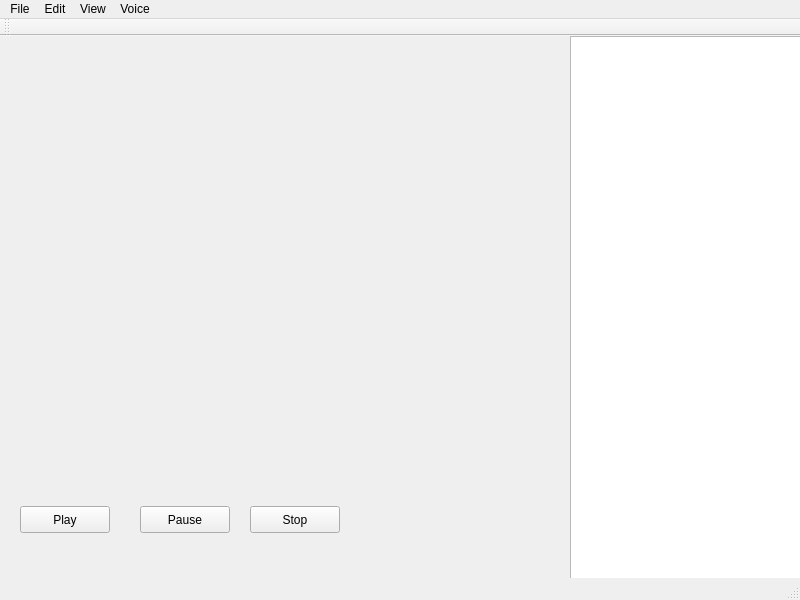
<?xml version="1.0" encoding="UTF-8"?>
<ui version="4.0">
 <class>Player</class>
 <widget class="QMainWindow" name="Player">
  <property name="geometry">
   <rect>
    <x>0</x>
    <y>0</y>
    <width>800</width>
    <height>600</height>
   </rect>
  </property>
  <property name="windowTitle">
   <string>MultiMedia Player</string>
  </property>
  <property name="windowIcon">
   <iconset>
    <normaloff>../test/1.png</normaloff>../test/1.png</iconset>
  </property>
  <property name="documentMode">
   <bool>false</bool>
  </property>
  <widget class="QWidget" name="centralwidget">
   <widget class="QPushButton" name="pbPlay">
    <property name="geometry">
     <rect>
      <x>20</x>
      <y>470</y>
      <width>90</width>
      <height>27</height>
     </rect>
    </property>
    <property name="text">
     <string>Play</string>
    </property>
    <property name="icon">
     <iconset>
      <normaloff>../test/1.png</normaloff>../test/1.png</iconset>
    </property>
    <property name="iconSize">
     <size>
      <width>20</width>
      <height>20</height>
     </size>
    </property>
   </widget>
   <widget class="QPushButton" name="pbPause">
    <property name="geometry">
     <rect>
      <x>140</x>
      <y>470</y>
      <width>90</width>
      <height>27</height>
     </rect>
    </property>
    <property name="text">
     <string>Pause</string>
    </property>
   </widget>
   <widget class="QPushButton" name="pbStop">
    <property name="geometry">
     <rect>
      <x>250</x>
      <y>470</y>
      <width>90</width>
      <height>27</height>
     </rect>
    </property>
    <property name="text">
     <string>Stop</string>
    </property>
   </widget>
   <widget class="QListView" name="lvPlayList">
    <property name="geometry">
     <rect>
      <x>570</x>
      <y>0</y>
      <width>231</width>
      <height>561</height>
     </rect>
    </property>
   </widget>
   <widget class="Phonon::VolumeSlider" name="volumeSlider">
    <property name="geometry">
     <rect>
      <x>350</x>
      <y>470</y>
      <width>120</width>
      <height>32</height>
     </rect>
    </property>
   </widget>
  </widget>
  <widget class="QMenuBar" name="menubar">
   <property name="geometry">
    <rect>
     <x>0</x>
     <y>0</y>
     <width>800</width>
     <height>26</height>
    </rect>
   </property>
   <widget class="QMenu" name="menu">
    <property name="title">
     <string>File</string>
    </property>
    <addaction name="actionOpen"/>
    <addaction name="separator"/>
    <addaction name="actionOpen_URI"/>
    <addaction name="separator"/>
    <addaction name="actionAttribute"/>
    <addaction name="separator"/>
    <addaction name="actionExit"/>
   </widget>
   <widget class="QMenu" name="menuEdit">
    <property name="title">
     <string>Edit</string>
    </property>
    <addaction name="actionScreenshot"/>
    <addaction name="separator"/>
    <addaction name="actionClear_play_list"/>
   </widget>
   <widget class="QMenu" name="menuSearch">
    <property name="title">
     <string>View</string>
    </property>
    <addaction name="actionFull_screen"/>
    <addaction name="separator"/>
    <addaction name="actionNormal_screen"/>
    <addaction name="separator"/>
    <addaction name="actionHide_play_list"/>
    <addaction name="separator"/>
    <addaction name="actionShow_lrc_2"/>
   </widget>
   <widget class="QMenu" name="menuVoice">
    <property name="title">
     <string>Voice</string>
    </property>
    <addaction name="actionTurn_up"/>
    <addaction name="separator"/>
    <addaction name="actionTurn_down"/>
   </widget>
   <addaction name="menu"/>
   <addaction name="menuEdit"/>
   <addaction name="menuSearch"/>
   <addaction name="menuVoice"/>
  </widget>
  <widget class="QStatusBar" name="statusbar"/>
  <widget class="QToolBar" name="toolBar">
   <property name="windowTitle">
    <string>toolBar</string>
   </property>
   <attribute name="toolBarArea">
    <enum>TopToolBarArea</enum>
   </attribute>
   <attribute name="toolBarBreak">
    <bool>false</bool>
   </attribute>
  </widget>
  <action name="actionOpen">
   <property name="text">
    <string>Open</string>
   </property>
  </action>
  <action name="actionOpen_URI">
   <property name="text">
    <string>Open URI</string>
   </property>
  </action>
  <action name="actionAttribute">
   <property name="text">
    <string>Attribute</string>
   </property>
  </action>
  <action name="actionExit">
   <property name="text">
    <string>Exit</string>
   </property>
  </action>
  <action name="actionScreenshot">
   <property name="text">
    <string>Screenshot</string>
   </property>
  </action>
  <action name="actionClear_play_list">
   <property name="text">
    <string>Clear play-list</string>
   </property>
  </action>
  <action name="actionFull_screen">
   <property name="text">
    <string>Full screen</string>
   </property>
  </action>
  <action name="actionNormal_screen">
   <property name="text">
    <string>Default screen</string>
   </property>
  </action>
  <action name="actionTurn_up">
   <property name="text">
    <string>turn up</string>
   </property>
  </action>
  <action name="actionTurn_down">
   <property name="text">
    <string>turn down</string>
   </property>
  </action>
  <action name="actionHide_play_list">
   <property name="text">
    <string>Hide play-list</string>
   </property>
  </action>
  <action name="actionShow_lrc">
   <property name="text">
    <string>show lrc</string>
   </property>
  </action>
  <action name="actionShow_lrc_2">
   <property name="text">
    <string>show lrc</string>
   </property>
  </action>
 </widget>
 <customwidgets>
  <customwidget>
   <class>Phonon::VolumeSlider</class>
   <extends>QWidget</extends>
   <header location="global">phonon/volumeslider.h</header>
  </customwidget>
 </customwidgets>
 <resources/>
 <connections>
  <connection>
   <sender>pbPlay</sender>
   <signal>clicked()</signal>
   <receiver>Player</receiver>
   <slot>on_pbPlay_clicked()</slot>
   <hints>
    <hint type="sourcelabel">
     <x>64</x>
     <y>508</y>
    </hint>
    <hint type="destinationlabel">
     <x>399</x>
     <y>299</y>
    </hint>
   </hints>
  </connection>
  <connection>
   <sender>pbPause</sender>
   <signal>clicked()</signal>
   <receiver>Player</receiver>
   <slot>on_pbPause_clicked()</slot>
   <hints>
    <hint type="sourcelabel">
     <x>184</x>
     <y>508</y>
    </hint>
    <hint type="destinationlabel">
     <x>399</x>
     <y>299</y>
    </hint>
   </hints>
  </connection>
  <connection>
   <sender>pbStop</sender>
   <signal>clicked()</signal>
   <receiver>Player</receiver>
   <slot>on_pbStop_clicked()</slot>
   <hints>
    <hint type="sourcelabel">
     <x>294</x>
     <y>508</y>
    </hint>
    <hint type="destinationlabel">
     <x>399</x>
     <y>299</y>
    </hint>
   </hints>
  </connection>
  <connection>
   <sender>actionClear_play_list</sender>
   <signal>triggered(bool)</signal>
   <receiver>Player</receiver>
   <slot>clearPlayList()</slot>
   <hints>
    <hint type="sourcelabel">
     <x>-1</x>
     <y>-1</y>
    </hint>
    <hint type="destinationlabel">
     <x>399</x>
     <y>299</y>
    </hint>
   </hints>
  </connection>
  <connection>
   <sender>actionScreenshot</sender>
   <signal>triggered(bool)</signal>
   <receiver>Player</receiver>
   <slot>myGrabWindow()</slot>
   <hints>
    <hint type="sourcelabel">
     <x>-1</x>
     <y>-1</y>
    </hint>
    <hint type="destinationlabel">
     <x>399</x>
     <y>299</y>
    </hint>
   </hints>
  </connection>
  <connection>
   <sender>actionTurn_down</sender>
   <signal>triggered(bool)</signal>
   <receiver>Player</receiver>
   <slot>decSound()</slot>
   <hints>
    <hint type="sourcelabel">
     <x>-1</x>
     <y>-1</y>
    </hint>
    <hint type="destinationlabel">
     <x>399</x>
     <y>299</y>
    </hint>
   </hints>
  </connection>
  <connection>
   <sender>actionExit</sender>
   <signal>triggered(bool)</signal>
   <receiver>Player</receiver>
   <slot>close()</slot>
   <hints>
    <hint type="sourcelabel">
     <x>-1</x>
     <y>-1</y>
    </hint>
    <hint type="destinationlabel">
     <x>399</x>
     <y>299</y>
    </hint>
   </hints>
  </connection>
  <connection>
   <sender>actionFull_screen</sender>
   <signal>triggered(bool)</signal>
   <receiver>Player</receiver>
   <slot>fullNormalScreen()</slot>
   <hints>
    <hint type="sourcelabel">
     <x>-1</x>
     <y>-1</y>
    </hint>
    <hint type="destinationlabel">
     <x>399</x>
     <y>299</y>
    </hint>
   </hints>
  </connection>
  <connection>
   <sender>actionTurn_up</sender>
   <signal>triggered(bool)</signal>
   <receiver>Player</receiver>
   <slot>incSound()</slot>
   <hints>
    <hint type="sourcelabel">
     <x>-1</x>
     <y>-1</y>
    </hint>
    <hint type="destinationlabel">
     <x>399</x>
     <y>299</y>
    </hint>
   </hints>
  </connection>
  <connection>
   <sender>actionNormal_screen</sender>
   <signal>triggered(bool)</signal>
   <receiver>Player</receiver>
   <slot>fullNormalScreen()</slot>
   <hints>
    <hint type="sourcelabel">
     <x>-1</x>
     <y>-1</y>
    </hint>
    <hint type="destinationlabel">
     <x>399</x>
     <y>299</y>
    </hint>
   </hints>
  </connection>
  <connection>
   <sender>actionNormal_screen</sender>
   <signal>triggered(bool)</signal>
   <receiver>Player</receiver>
   <slot>showNormal()</slot>
   <hints>
    <hint type="sourcelabel">
     <x>-1</x>
     <y>-1</y>
    </hint>
    <hint type="destinationlabel">
     <x>399</x>
     <y>299</y>
    </hint>
   </hints>
  </connection>
  <connection>
   <sender>actionFull_screen</sender>
   <signal>triggered(bool)</signal>
   <receiver>Player</receiver>
   <slot>showFullScreen()</slot>
   <hints>
    <hint type="sourcelabel">
     <x>-1</x>
     <y>-1</y>
    </hint>
    <hint type="destinationlabel">
     <x>399</x>
     <y>299</y>
    </hint>
   </hints>
  </connection>
  <connection>
   <sender>actionHide_play_list</sender>
   <signal>triggered(bool)</signal>
   <receiver>Player</receiver>
   <slot>hideShowListView()</slot>
   <hints>
    <hint type="sourcelabel">
     <x>-1</x>
     <y>-1</y>
    </hint>
    <hint type="destinationlabel">
     <x>399</x>
     <y>299</y>
    </hint>
   </hints>
  </connection>
  <connection>
   <sender>actionOpen</sender>
   <signal>triggered(bool)</signal>
   <receiver>Player</receiver>
   <slot>setPath()</slot>
   <hints>
    <hint type="sourcelabel">
     <x>-1</x>
     <y>-1</y>
    </hint>
    <hint type="destinationlabel">
     <x>399</x>
     <y>299</y>
    </hint>
   </hints>
  </connection>
  <connection>
   <sender>actionOpen_URI</sender>
   <signal>triggered(bool)</signal>
   <receiver>Player</receiver>
   <slot>uriOpenFile()</slot>
   <hints>
    <hint type="sourcelabel">
     <x>-1</x>
     <y>-1</y>
    </hint>
    <hint type="destinationlabel">
     <x>399</x>
     <y>299</y>
    </hint>
   </hints>
  </connection>
  <connection>
   <sender>actionAttribute</sender>
   <signal>triggered(bool)</signal>
   <receiver>Player</receiver>
   <slot>showProperty()</slot>
   <hints>
    <hint type="sourcelabel">
     <x>-1</x>
     <y>-1</y>
    </hint>
    <hint type="destinationlabel">
     <x>399</x>
     <y>299</y>
    </hint>
   </hints>
  </connection>
  <connection>
   <sender>lvPlayList</sender>
   <signal>doubleClicked(QModelIndex)</signal>
   <receiver>Player</receiver>
   <slot>selectedMoviePlay()</slot>
   <hints>
    <hint type="sourcelabel">
     <x>685</x>
     <y>305</y>
    </hint>
    <hint type="destinationlabel">
     <x>399</x>
     <y>299</y>
    </hint>
   </hints>
  </connection>
 </connections>
 <slots>
  <slot>on_pbPlay_clicked()</slot>
  <slot>on_pbPause_clicked()</slot>
  <slot>on_pbStop_clicked()</slot>
  <slot>setPath()</slot>
  <slot>incSound()</slot>
  <slot>decSound()</slot>
  <slot>myGrabWindow()</slot>
  <slot>hideShowListView()</slot>
  <slot>showProperty()</slot>
  <slot>uriOpenFile()</slot>
  <slot>fullNormalScreen()</slot>
  <slot>clearPlayList()</slot>
  <slot>selectedMoviePlay()</slot>
 </slots>
</ui>
